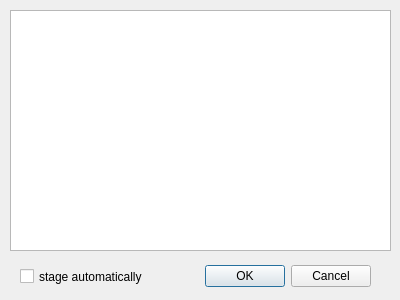
<?xml version="1.0" encoding="UTF-8"?>
<ui version="4.0">
 <class>CommitMessage</class>
 <widget class="QDialog" name="CommitMessage">
  <property name="geometry">
   <rect>
    <x>0</x>
    <y>0</y>
    <width>400</width>
    <height>300</height>
   </rect>
  </property>
  <property name="windowTitle">
   <string>Enter a commit Message</string>
  </property>
  <widget class="QDialogButtonBox" name="buttonBox">
   <property name="geometry">
    <rect>
     <x>190</x>
     <y>260</y>
     <width>181</width>
     <height>32</height>
    </rect>
   </property>
   <property name="orientation">
    <enum>Qt::Horizontal</enum>
   </property>
   <property name="standardButtons">
    <set>QDialogButtonBox::Cancel|QDialogButtonBox::Ok</set>
   </property>
  </widget>
  <widget class="QTextEdit" name="textMessageEdit">
   <property name="geometry">
    <rect>
     <x>10</x>
     <y>10</y>
     <width>381</width>
     <height>241</height>
    </rect>
   </property>
   <property name="statusTip">
    <string>Description for the commitment of the changes</string>
   </property>
  </widget>
  <widget class="QCheckBox" name="ckAutoStage">
   <property name="geometry">
    <rect>
     <x>20</x>
     <y>261</y>
     <width>161</width>
     <height>31</height>
    </rect>
   </property>
   <property name="statusTip">
    <string>Check to automatically skip the staging area</string>
   </property>
   <property name="text">
    <string>stage automatically</string>
   </property>
  </widget>
 </widget>
 <resources/>
 <connections>
  <connection>
   <sender>buttonBox</sender>
   <signal>accepted()</signal>
   <receiver>CommitMessage</receiver>
   <slot>accept()</slot>
   <hints>
    <hint type="sourcelabel">
     <x>248</x>
     <y>254</y>
    </hint>
    <hint type="destinationlabel">
     <x>157</x>
     <y>274</y>
    </hint>
   </hints>
  </connection>
  <connection>
   <sender>buttonBox</sender>
   <signal>rejected()</signal>
   <receiver>CommitMessage</receiver>
   <slot>reject()</slot>
   <hints>
    <hint type="sourcelabel">
     <x>316</x>
     <y>260</y>
    </hint>
    <hint type="destinationlabel">
     <x>286</x>
     <y>274</y>
    </hint>
   </hints>
  </connection>
 </connections>
</ui>
